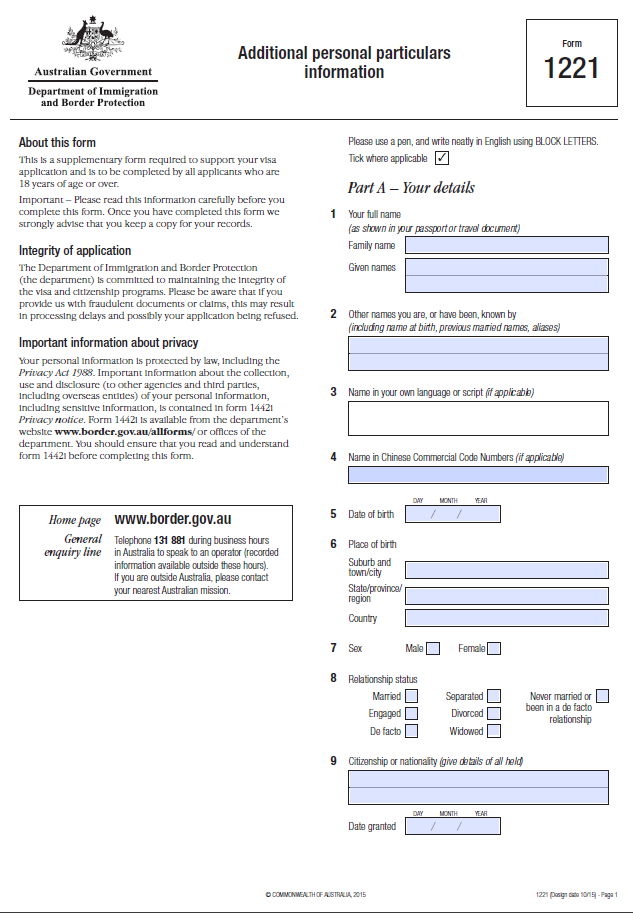
#> input picture test/viewer/2.jpg, 633 x 913 px
$ python cnt_approx_uiedpre.py   (older library calls are emulated)
#> lines starting #> are read from the running program, lines starting #| are printed output that depends on the picture; after the words box and inside, x2 and y2 are one past the last pixel; in counts of white or black regions, pixels touching at a corner belong together
import cv2
import numpy as np


def gray_to_gradient(img):
    if len(img.shape) == 3:
        img = cv2.cvtColor(img, cv2.COLOR_BGR2GRAY)
    img_f = np.copy(img)
    img_f = img_f.astype("float")

    kernel_h = np.array([[0,0,0], [0,-1.,1.], [0,0,0]])
    kernel_v = np.array([[0,0,0], [0,-1.,0], [0,1.,0]])
    dst1 = abs(cv2.filter2D(img_f, -1, kernel_h))
    dst2 = abs(cv2.filter2D(img_f, -1, kernel_v))
    gradient = (dst1 + dst2).astype('uint8')
    return gradient


def binarization(org, grad_min, show=False, write_path=None, wait_key=0):
    grey = cv2.cvtColor(org, cv2.COLOR_BGR2GRAY)
    grad = gray_to_gradient(grey)        # get RoI with high gradient
    rec, bin = cv2.threshold(grad, grad_min, 255, cv2.THRESH_BINARY)
    morph = cv2.morphologyEx(bin, cv2.MORPH_CLOSE, (3, 3))  # remove noises
    if write_path is not None:
        cv2.imwrite(write_path, morph)
    if show:
        cv2.imshow('binary', morph)
        if wait_key is not None:
            cv2.waitKey(wait_key)
    return morph


img = cv2.imread('2.jpg')
#> img is the input picture: shape (913, 633, 3); mean B, G, R 243.3, 240.9, 240.5
bin = binarization(img, 2, show=False)
#> in binarization, `grey = cv2.cvtColor(org, cv2.COLOR_BGR2GRAY)`:
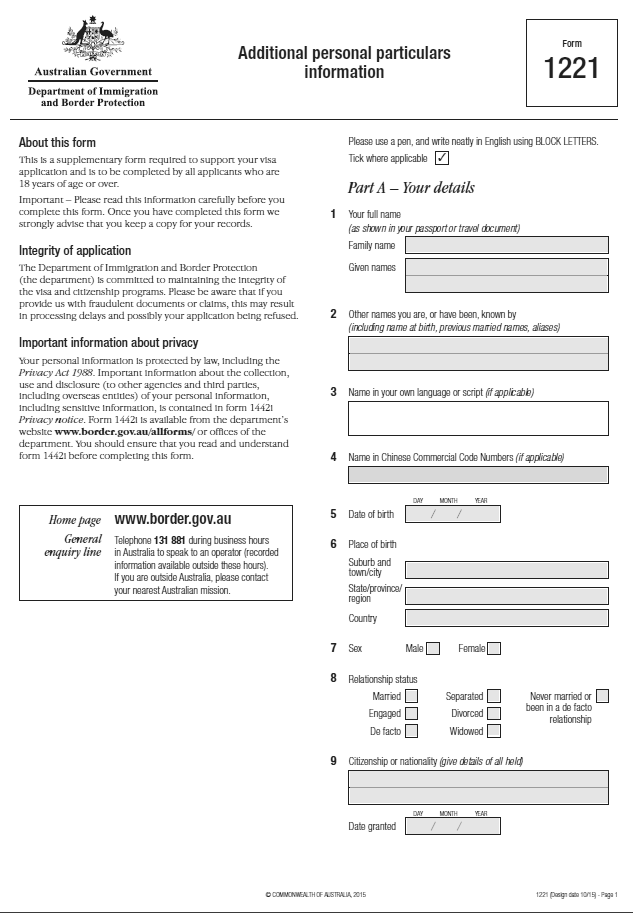
#> grey: shape (913, 633); min 32, max 255, mean 241.1
#> in gray_to_gradient, `dst1 = abs(cv2.filter2D(img_f, -1, kernel_h))`:
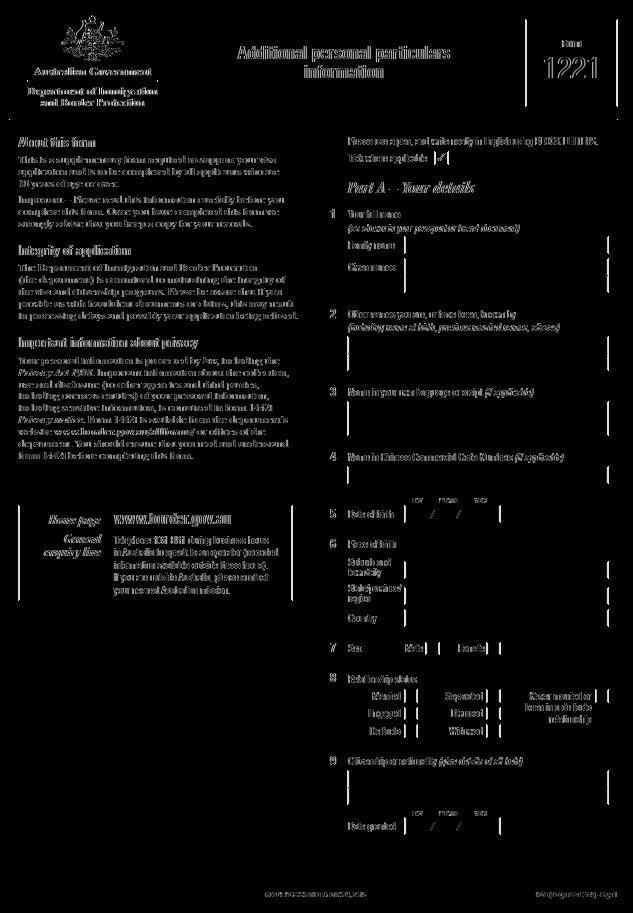
#> dst1: shape (913, 633) float64; min 0, max 223, mean 8.7
#> in gray_to_gradient, `dst2 = abs(cv2.filter2D(img_f, -1, kernel_v))`:
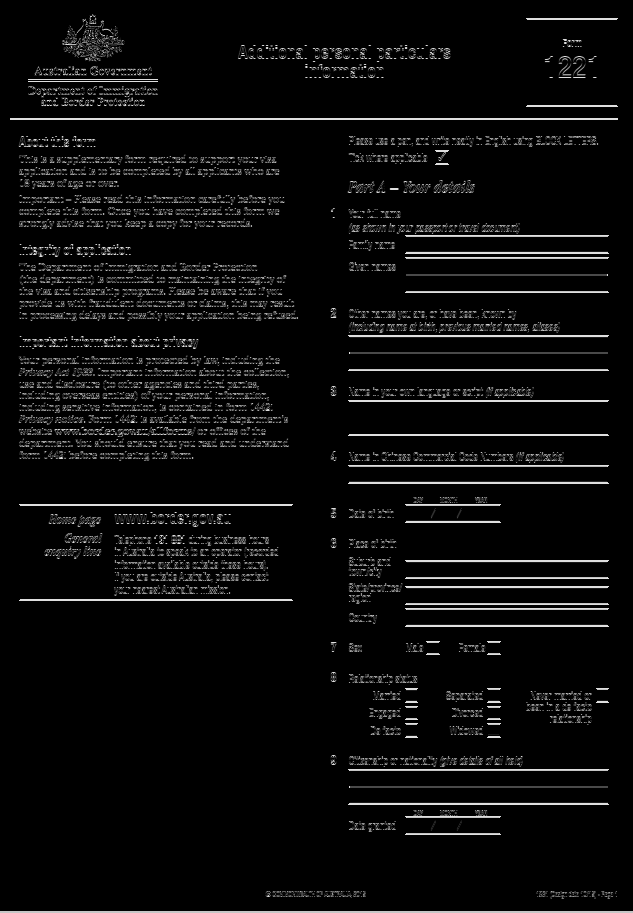
#> dst2: shape (913, 633) float64; min 0, max 223, mean 11.7
#> in gray_to_gradient, `gradient = (dst1 + dst2).astype('uint8')`:
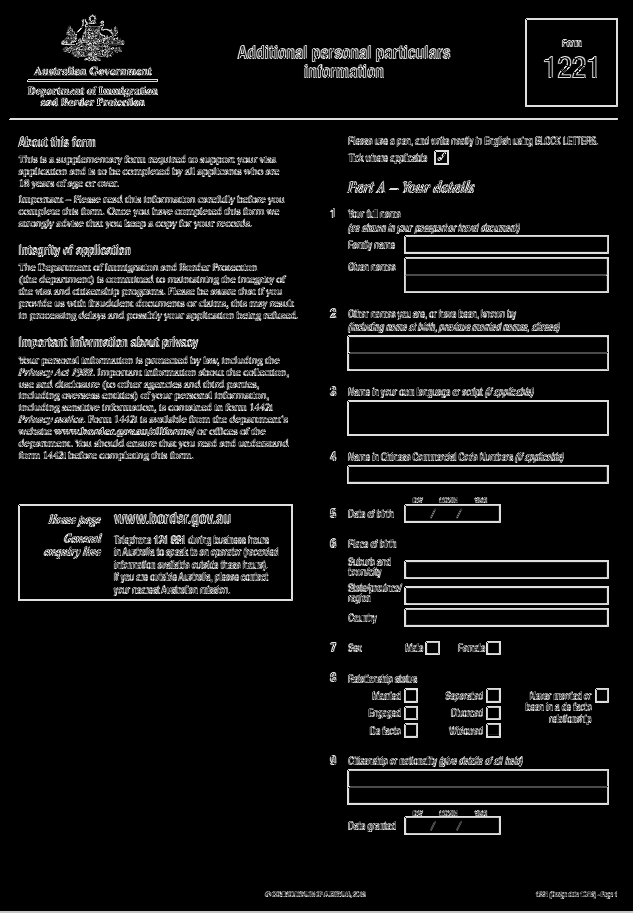
#> gradient: shape (913, 633); min 0, max 255, mean 19.5
#> in binarization, `rec, bin = cv2.threshold(grad, grad_min, 255, cv2.THRESH_BINARY)`:
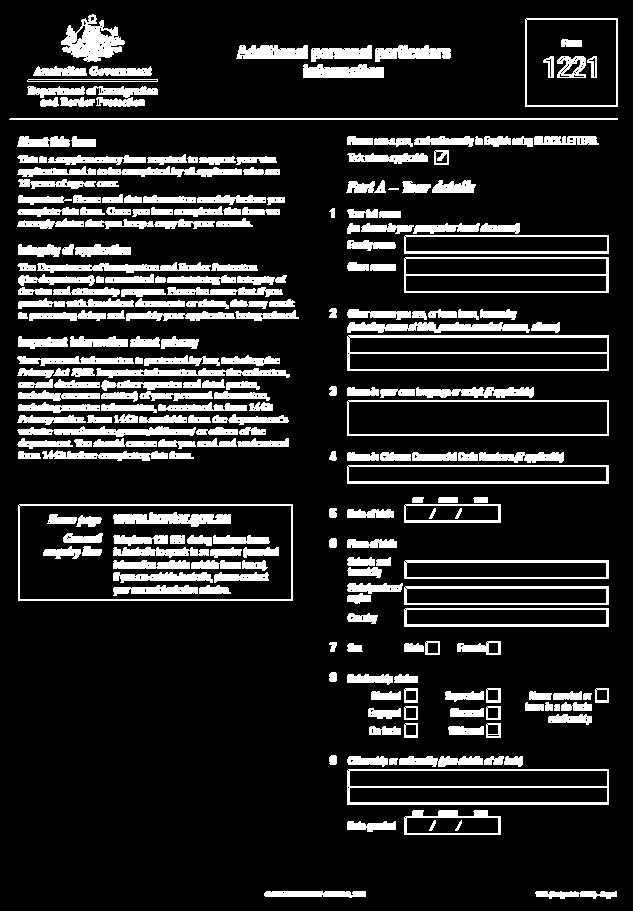
#> bin: shape (913, 633); 15.7% white; 251 white regions, largest, box (x1, y1, x2, y2) and area: (347, 769, 609, 805) 1976, (347, 335, 609, 371) 1975, (61, 14, 125, 62) 1644
#> in binarization, `rec, bin = cv2.threshold(grad, grad_min, 255, cv2.THRESH_BINARY)`: rec = 2
#> in binarization, `morph = cv2.morphologyEx(bin, cv2.MORPH_CLOSE, (3, 3))`:
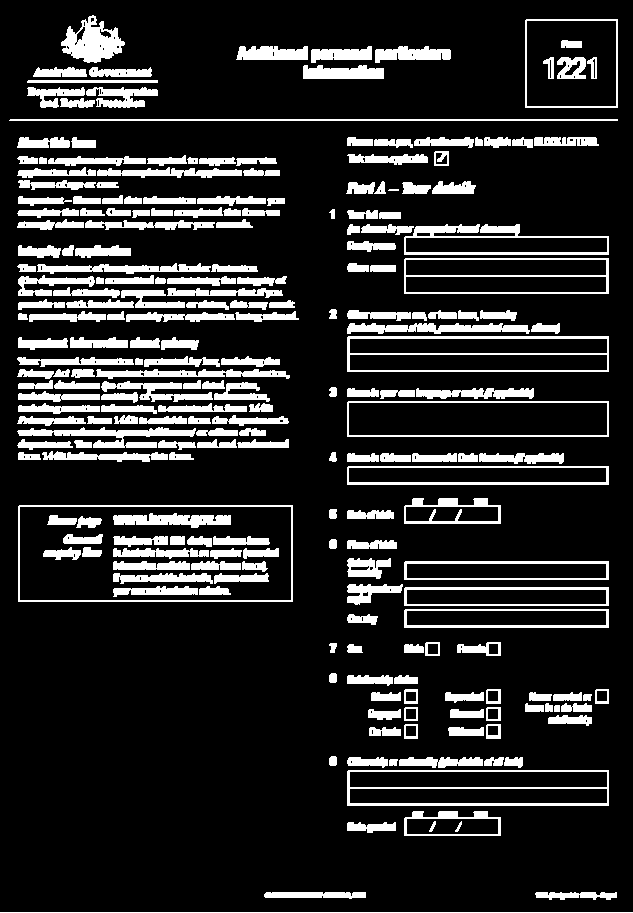
#> morph: shape (913, 633); 15.7% white; 235 white regions

cv2.imshow('bin', bin)

_, contours, hierarchy=cv2.findContours(bin,cv2.RETR_TREE,cv2.CHAIN_APPROX_NONE)
#> contours = 391 contours, 125 with area under 20; largest, box (x1, y1, x2, y2) and area: (18, 505, 293, 602) 26304, (19, 506, 292, 601) 25566, (347, 770, 609, 806) 9134, (347, 401, 609, 437) 9134, (347, 336, 609, 372) 9134
for cont in contours:
    perimeter = cv2.arcLength(cont,True)
    epsilon = 0.02*cv2.arcLength(cont,True)
    approx = cv2.approxPolyDP(cont,epsilon,True)
    if len(approx) in (2,3,4,5,6) and abs(cv2.contourArea(cont))>100:
        print(len(approx))
        draw_contour = img.copy()
        draw_prox = img.copy()
        cv2.drawContours(draw_contour, cont, -1, (255,0,0))
        cv2.drawContours(draw_prox, [approx], 0, (0,0,255))
        cv2.imshow("contour", draw_contour)
        cv2.imshow("prox", draw_prox)
        cv2.waitKey(0)
#> this loop made 391 passes
#> (perimeter, epsilon) on passes 2, 4, 5: (200.7, 4.01), (128, 2.56), (261, 5.22)
#| 5
#| 3
#| 4
#| 4
#| 4
#| 4
#| 6
#| 5
#> (further printed lines are left out)


cv2.destroyAllWindows()

$ run again, with test/viewer/1.jpg copied over test/viewer/2.jpg
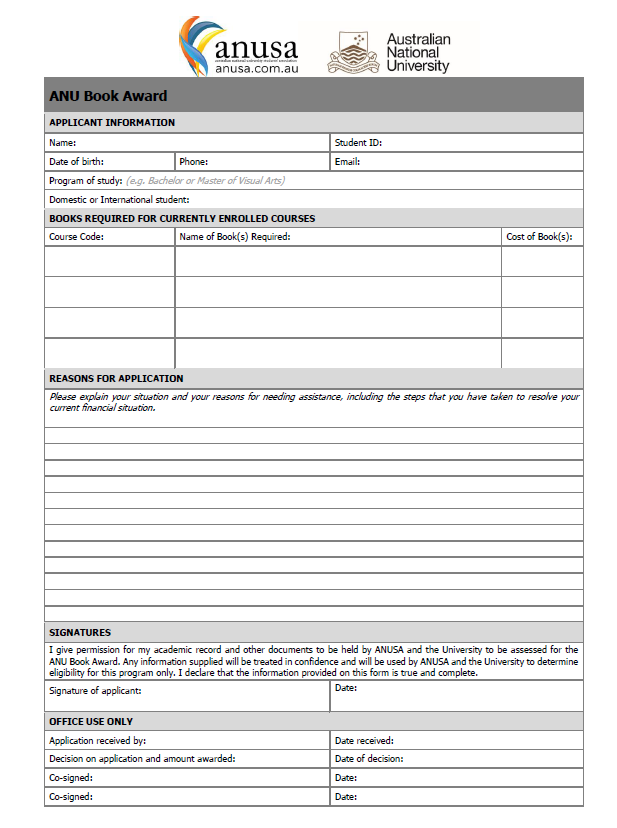
#> input picture test/viewer/1.jpg, 617 x 828 px
#> img is the input picture: shape (828, 617, 3); mean B, G, R 233.8, 233.8, 233.8
#> in binarization, `rec, bin = cv2.threshold(grad, grad_min, 255, cv2.THRESH_BINARY)`:
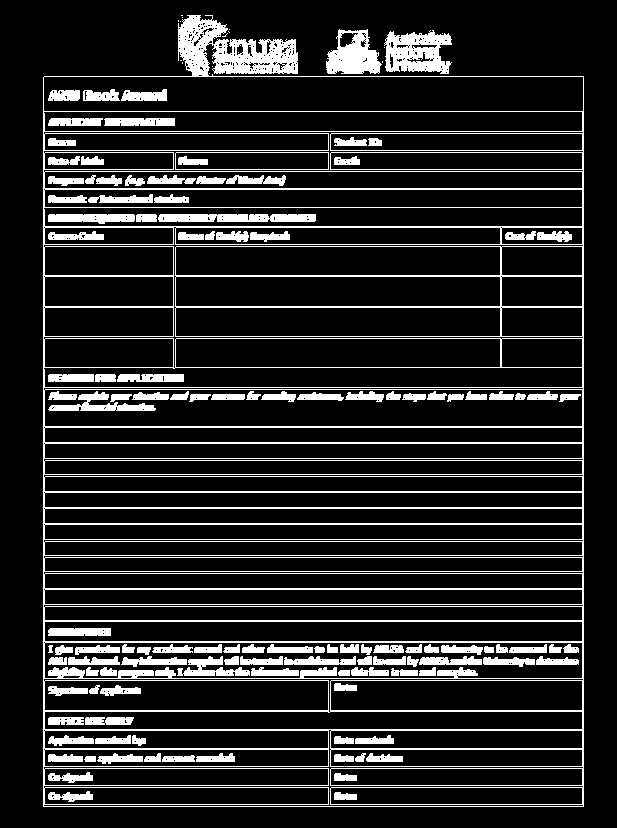
#> bin: shape (828, 617); 14.8% white; 142 white regions (15 under 20 px), largest, box (x1, y1, x2, y2) and area: (43, 15, 584, 807) 43845, (384, 30, 452, 74) 2003, (326, 29, 382, 74) 1594
#> rec = 2
#> in binarization, `morph = cv2.morphologyEx(bin, cv2.MORPH_CLOSE, (3, 3))`:
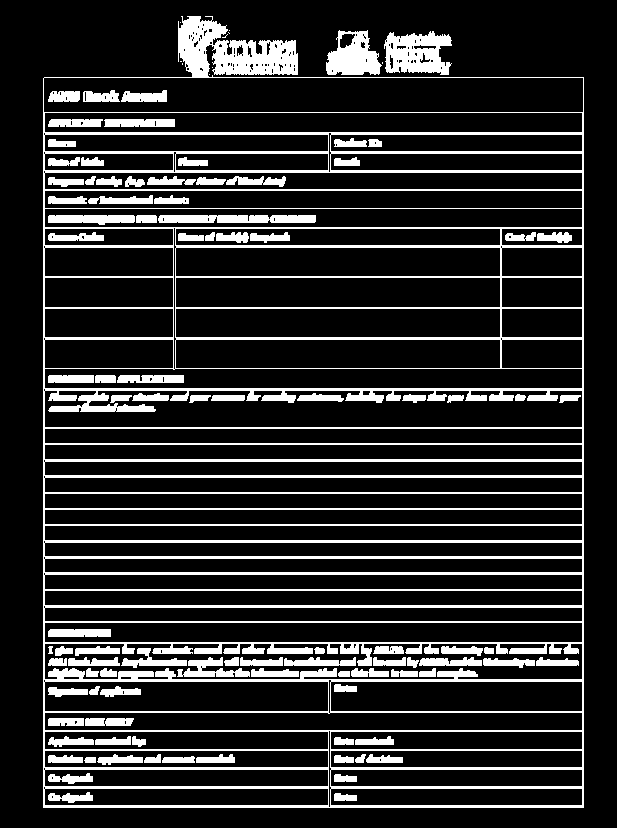
#> morph: shape (828, 617); 16.6% white; 107 white regions (9 under 20 px)
#> contours = 309 contours, 140 with area under 20; largest, box (x1, y1, x2, y2) and area: (43, 16, 584, 808) 398494, (43, 77, 584, 113) 18898, (44, 390, 583, 428) 17819, (44, 643, 583, 680) 16444, (44, 622, 583, 643) 10758
#> the loop `for cont in contours:` made 309 passes
#> (perimeter, epsilon) on passes 6, 8, 9: (13.07, 0.261), (311.4, 6.23), (7.66, 0.153)
#> (printed output is left out)

$ run again, with test/viewer/3.jpg copied over test/viewer/2.jpg
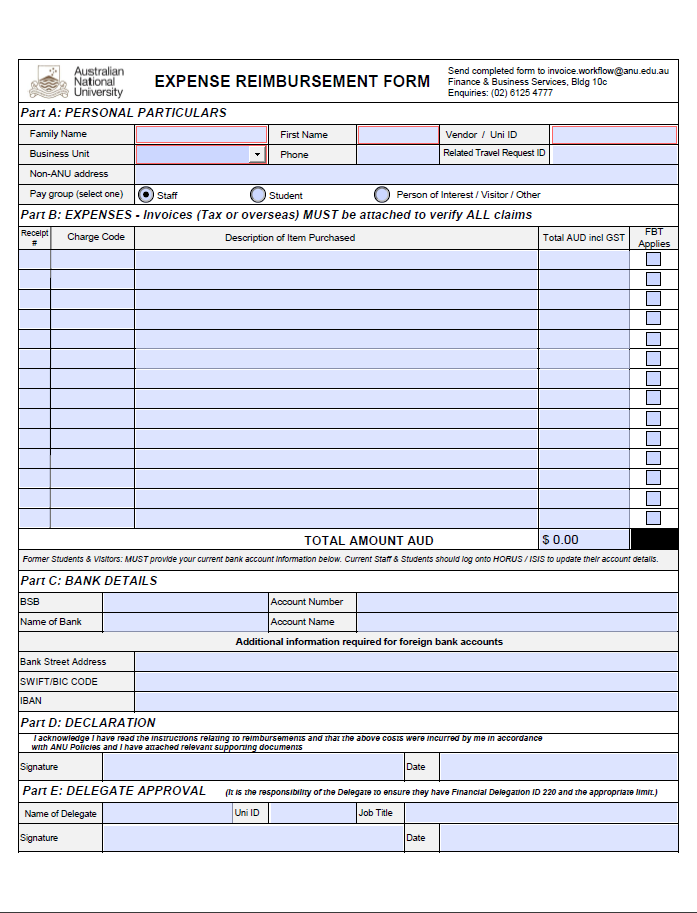
#> input picture test/viewer/3.jpg, 697 x 913 px
#> img is the input picture: shape (913, 697, 3); mean B, G, R 235.2, 223.7, 221
#> in binarization, `rec, bin = cv2.threshold(grad, grad_min, 255, cv2.THRESH_BINARY)`:
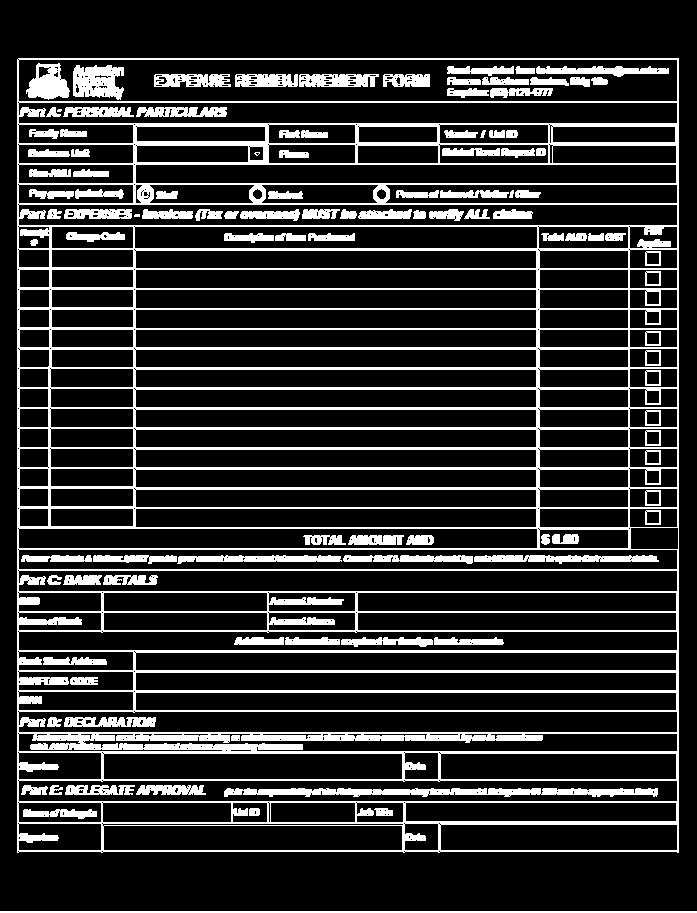
#> bin: shape (913, 697); 18.1% white; 110 white regions (3 under 20 px), largest, box (x1, y1, x2, y2) and area: (17, 58, 679, 853) 78730, (224, 788, 658, 797) 2705, (0, 911, 697, 913) 1394
#> rec = 2
#> morph: shape (913, 697); 18.3% white; 96 white regions (3 under 20 px)
#> contours = 430 contours, 170 with area under 20; largest, box (x1, y1, x2, y2) and area: (17, 59, 679, 854) 524182, (18, 60, 678, 103) 25298, (18, 781, 678, 803) 13831, (18, 571, 678, 593) 13681, (18, 205, 678, 227) 13681
#> the loop `for cont in contours:` made 430 passes
#> (perimeter, epsilon) on passes 3, 4, 7: (7.66, 0.153), (7.66, 0.153), (163.2, 3.26)
#> (printed output is left out)
#> pass 2, `cv2.imshow("prox", draw_prox)`:
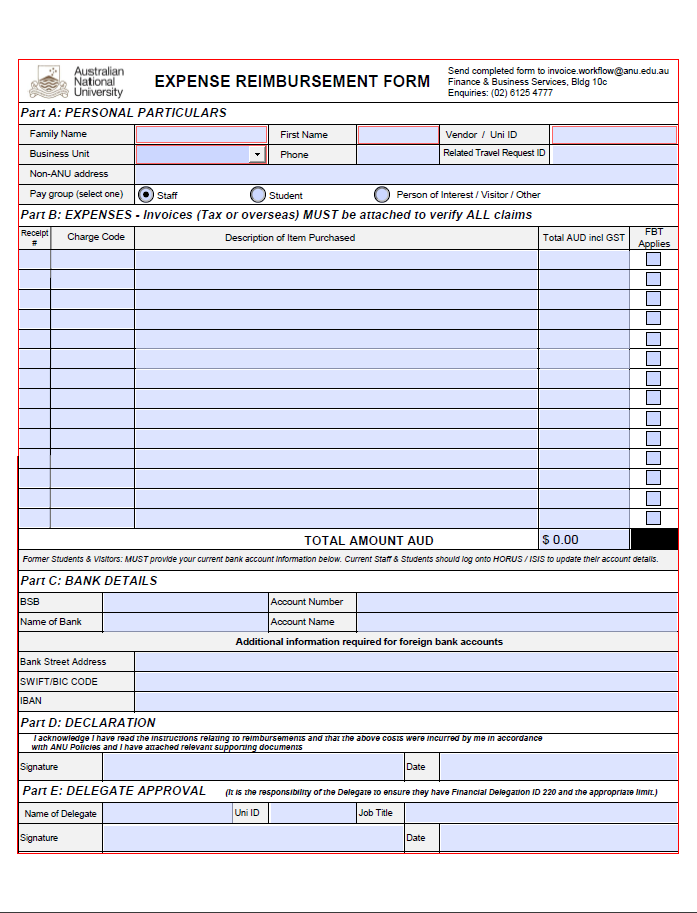
#> window 'prox': shape (913, 697, 3); mean B, G, R 234.8, 223.3, 221.7
